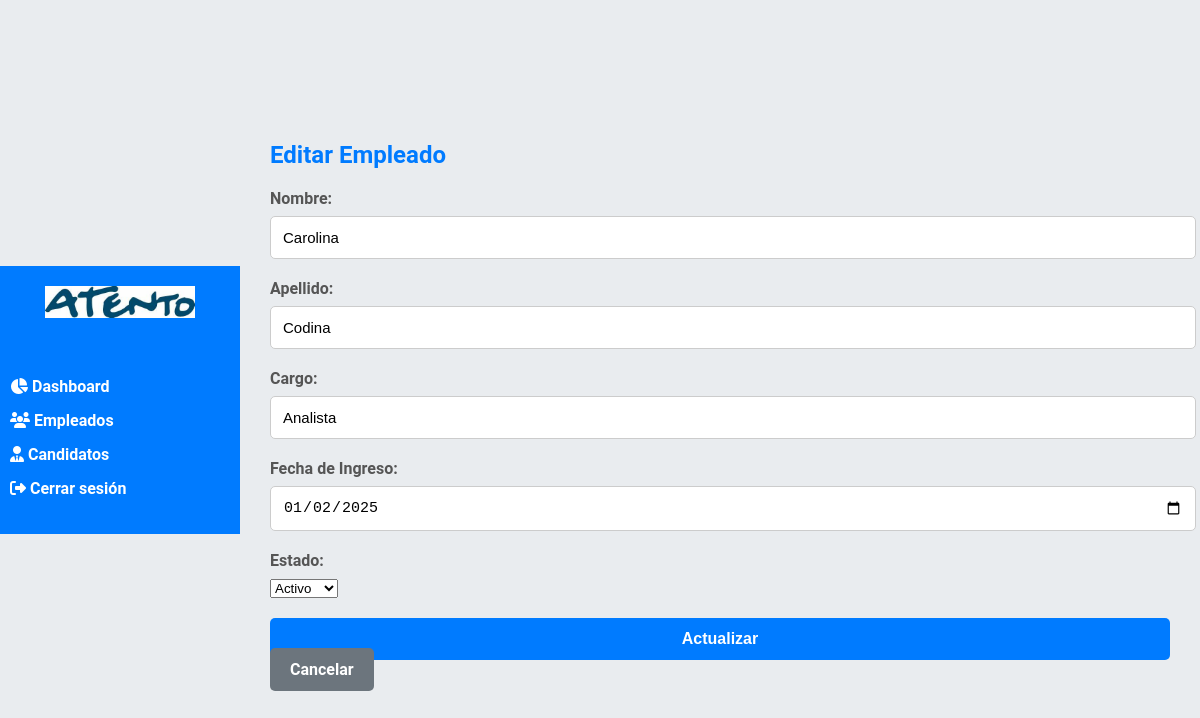
/empleado/editar/2 (signed in), run on the app's committed database.
### app_RRHH.py (models this page shows)
class Empleado(db.Model):
    id = db.Column(db.Integer, primary_key=True)
    nombre = db.Column(db.String(100), nullable=False)
    apellido = db.Column(db.String(100), nullable=False)
    cargo = db.Column(db.String(100), nullable=False)
    fecha_ingreso = db.Column(db.Date, nullable=False)
    estado = db.Column(db.String(50), default='Activo')

### app_RRHH.py (the view, shortened to what this page needs)
@app.route('/empleado/editar/<int:id>', methods=['GET', 'POST'])
def editar_empleado(id):
    if 'usuario' not in session:
        return redirect(url_for('login'))
    emp = Empleado.query.get_or_404(id)
    return render_template('editar_empleado.html', empleado=emp)

### app_RRHH.py (called while the page is built)
@app.before_request
def inicializar():
    db.create_all()
    if not Usuario.query.filter_by(usuario='adm').first():
        admin = Usuario(usuario='adm', email='admin@correo.com',
                        password=generate_password_hash('admin123'))
        db.session.add(admin)
        db.session.commit()

### templates/editar_empleado.html (shortened to what this page needs)
{% extends 'base.html' %}
{% block content %}
<h2>Editar Empleado</h2>
<form method="POST">
    <div class="form-group">
        <label for="nombre">Nombre:</label>
        <input type="text" name="nombre" value="{{ empleado.nombre }}" required>
    </div>
    <div class="form-group">
        <label for="apellido">Apellido:</label>
        <input type="text" name="apellido" value="{{ empleado.apellido }}" required>
    </div>
    <div class="form-group">
        <label for="cargo">Cargo:</label>
        <input type="text" name="cargo" value="{{ empleado.cargo }}" required>
    </div>
    <div class="form-group">
        <label for="fecha_ingreso">Fecha de Ingreso:</label>
        <input type="date" name="fecha_ingreso" value="{{ empleado.fecha_ingreso.strftime('%Y-%m-%d') }}" required>
    </div>
    <div class="form-group">
        <label for="estado">Estado:</label>
        <select name="estado" required>
            <option value="Activo" {% if empleado.estado == 'Activo' %}selected{% endif %}>Activo</option>
        </select>
    </div>
    <button type="submit" class="btn">Actualizar</button>
    <a href="{{ url_for('empleados') }}" class="btn" style="background-color: #6c757d;">Cancelar</a>
</form>
{% endblock %}

### static/styles.css (style rules this page uses)
body { font-family: 'Roboto', Arial, sans-serif; background-color: #e9ecef; margin: 0; padding: 0; display: flex; justify-content: center; align-items: center; height: 100vh; color: #333333; }
h2 { margin-bottom: 20px; color: #007bff; font-weight: bold; }
.form-group { margin-bottom: 20px; text-align: left; }
.form-group label { display: block; margin-bottom: 8px; font-weight: bold; color: #555555; }
.form-group input { width: 100%; padding: 12px; border: 1px solid #cccccc; border-radius: 5px; font-size: 15px; transition: border-color 0.3s ease; }
.btn { background-color: #007bff; color: #ffffff; padding: 12px 20px; border: none; border-radius: 5px; cursor: pointer; font-size: 16px; font-weight: bold; width: 100%; transition: background-color 0.3s ease; }
a { color: #007bff; text-decoration: none; font-weight: bold; }

### data on the page
Empleado: nombre "Carolina", apellido "Codina", cargo "Analista", fecha_ingreso "01/02/2025", estado "Activo"
